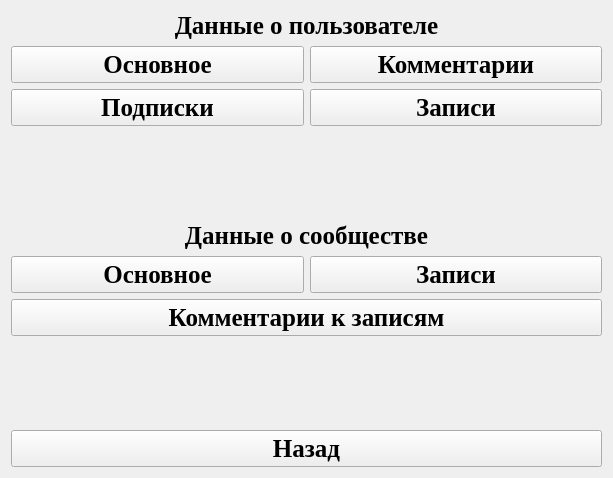
<?xml version="1.0" encoding="UTF-8"?>
<ui version="4.0">
 <class>Form</class>
 <widget class="QWidget" name="Form">
  <property name="geometry">
   <rect>
    <x>0</x>
    <y>0</y>
    <width>613</width>
    <height>478</height>
   </rect>
  </property>
  <property name="windowTitle">
   <string>Form</string>
  </property>
  <property name="autoFillBackground">
   <bool>false</bool>
  </property>
  <property name="styleSheet">
   <string notr="true"/>
  </property>
  <layout class="QVBoxLayout" name="verticalLayout">
   <item>
    <widget class="QLabel" name="label">
     <property name="font">
      <font>
       <family>Times New Roman</family>
       <pointsize>19</pointsize>
       <weight>75</weight>
       <bold>true</bold>
      </font>
     </property>
     <property name="text">
      <string>Данные о пользователе</string>
     </property>
     <property name="alignment">
      <set>Qt::AlignCenter</set>
     </property>
    </widget>
   </item>
   <item>
    <layout class="QGridLayout" name="gridLayout">
     <item row="1" column="0">
      <widget class="QPushButton" name="userSubscr_btn">
       <property name="font">
        <font>
         <family>Times New Roman</family>
         <pointsize>19</pointsize>
         <weight>75</weight>
         <bold>true</bold>
        </font>
       </property>
       <property name="text">
        <string>Подписки</string>
       </property>
      </widget>
     </item>
     <item row="0" column="0">
      <widget class="QPushButton" name="userMainData_btn">
       <property name="font">
        <font>
         <family>Times New Roman</family>
         <pointsize>19</pointsize>
         <weight>75</weight>
         <bold>true</bold>
        </font>
       </property>
       <property name="autoFillBackground">
        <bool>true</bool>
       </property>
       <property name="text">
        <string>Основное</string>
       </property>
      </widget>
     </item>
     <item row="0" column="1">
      <widget class="QPushButton" name="userComm_btn">
       <property name="font">
        <font>
         <family>Times New Roman</family>
         <pointsize>19</pointsize>
         <weight>75</weight>
         <bold>true</bold>
        </font>
       </property>
       <property name="text">
        <string>Комментарии</string>
       </property>
      </widget>
     </item>
     <item row="1" column="1">
      <widget class="QPushButton" name="userPosts_btn">
       <property name="font">
        <font>
         <family>Times New Roman</family>
         <pointsize>19</pointsize>
         <weight>75</weight>
         <bold>true</bold>
        </font>
       </property>
       <property name="text">
        <string>Записи</string>
       </property>
      </widget>
     </item>
    </layout>
   </item>
   <item>
    <spacer name="verticalSpacer">
     <property name="orientation">
      <enum>Qt::Vertical</enum>
     </property>
     <property name="sizeType">
      <enum>QSizePolicy::Expanding</enum>
     </property>
     <property name="sizeHint" stdset="0">
      <size>
       <width>20</width>
       <height>30</height>
      </size>
     </property>
    </spacer>
   </item>
   <item>
    <widget class="QLabel" name="label_2">
     <property name="font">
      <font>
       <family>Times New Roman</family>
       <pointsize>19</pointsize>
       <weight>75</weight>
       <bold>true</bold>
      </font>
     </property>
     <property name="text">
      <string>Данные о сообществе</string>
     </property>
     <property name="alignment">
      <set>Qt::AlignCenter</set>
     </property>
    </widget>
   </item>
   <item>
    <layout class="QGridLayout" name="gridLayout_2">
     <item row="0" column="2">
      <widget class="QPushButton" name="groupPosts_btn">
       <property name="font">
        <font>
         <family>Times New Roman</family>
         <pointsize>19</pointsize>
         <weight>75</weight>
         <bold>true</bold>
        </font>
       </property>
       <property name="styleSheet">
        <string notr="true"/>
       </property>
       <property name="text">
        <string>Записи</string>
       </property>
      </widget>
     </item>
     <item row="0" column="0">
      <widget class="QPushButton" name="gorupMainData_btn">
       <property name="font">
        <font>
         <family>Times New Roman</family>
         <pointsize>19</pointsize>
         <weight>75</weight>
         <bold>true</bold>
        </font>
       </property>
       <property name="text">
        <string>Основное</string>
       </property>
      </widget>
     </item>
    </layout>
   </item>
   <item>
    <widget class="QPushButton" name="userComm_btn_2">
     <property name="font">
      <font>
       <family>Times New Roman</family>
       <pointsize>19</pointsize>
       <weight>75</weight>
       <bold>true</bold>
      </font>
     </property>
     <property name="text">
      <string>Комментарии к записям</string>
     </property>
    </widget>
   </item>
   <item>
    <spacer name="verticalSpacer_2">
     <property name="orientation">
      <enum>Qt::Vertical</enum>
     </property>
     <property name="sizeHint" stdset="0">
      <size>
       <width>20</width>
       <height>40</height>
      </size>
     </property>
    </spacer>
   </item>
   <item>
    <widget class="QPushButton" name="from_vk_func_to_main_btn">
     <property name="enabled">
      <bool>true</bool>
     </property>
     <property name="font">
      <font>
       <family>Times New Roman</family>
       <pointsize>19</pointsize>
       <weight>75</weight>
       <bold>true</bold>
      </font>
     </property>
     <property name="text">
      <string>Назад</string>
     </property>
    </widget>
   </item>
  </layout>
 </widget>
 <resources/>
 <connections/>
</ui>
